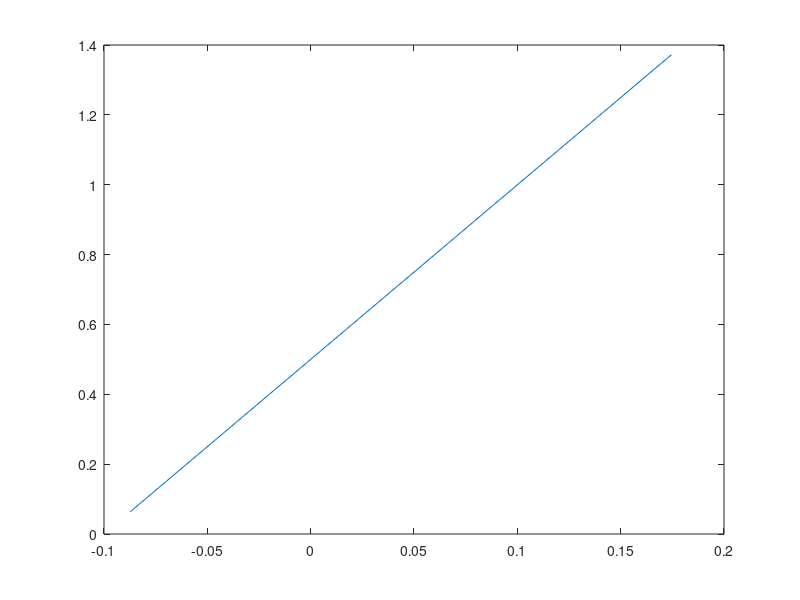

Here is the MATLAB script that generated this plot:
close all; clear; clc;
design_num=0;
rho_10k=0.001756; %density, 10k (slug/ft^3)
rho_SL=0.00238; %density, SL (slug/ft^3)
v_max_10k=180*5280/3600; %max velocity at 10k (fps)
v_min_10k=80*5280/3600; %min velocity at 10k (fps)
v_max_SL=150*5280/3600; %max velocity at SL (fps)
W_eng=3.5+0.15+0.29; %engine weight (lbf)
W_PL=7; %payload weight (lbf)
for ii=1:50000
    W_S=13+4.*rand; %wing loading from 13-17 (lbf/ft^2) 
    AR=3+6.*rand; %aspect ratio from 3-9, (unitless)
    S_w=7+2.*rand; %wing size from 7-9 (ft^2)
    S_ht=1+3.*rand; %horizontal tail size, 1-4 (ft^2)
    S_vt=1+3*rand; %vertical tail size (ft^2)
    b_v=1+3.*rand; %vertical tail size, 1-4 (ft^2)
    b_h=1.3+0.7*rand; %horizontal tail span (ft)
    W_fuel=0+20*rand; %fuel weight
    l_t=1+3.*rand; %distance from 1/4W to 1/4T (ft)
    L_fuse=4+2.*rand; %length of fuselage, 4-6 (ft)
    Wid_fuse=1+rand; %fuselage width, 1-2 (ft)
    D_fuse=1+rand; %fuselage depth, 1-2 (ft)
    W_tot=W_S*(S_ht+S_w); %total weight based on wing loading
    thicc=0.11+0.08*rand; %max thickness ratio
    t_HR=0.02+1.98*rand; %max tail root thickness (in)
    t_VR=3*rand;
    LF=1.2+0.4*rand; %load factor
    N=1.5*LF;%ultimate load factor
    lam_1_4=0; %wing quarter chord sweep (rad)
    c_r=1+4*rand; %chord root (ft)
    b_w=sqrt(AR*S_w);
    c_t=(2*S_w)/b_w-c_r;
    lam=c_t/c_r;
    W_wing = 96.948*((W_tot^N/10^5)^0.65*(AR/cos(lam_1_4))^.57*(S_w/100)^.61*...
        ((1+lam)/(2*thicc))^.36*(1+(v_max_SL*.592)/500)^.5)^.993; %Weight of the wing [lbs]
    W_fuse = 200*((W_tot^N/10^5)^.286*(L_fuse/10)^.857*...
        ((Wid_fuse+D_fuse)/10)*(v_max_SL*.592/100)^.338)^1.1;  %Weight of the fuselage [lbs]
    W_htail = 127*((W_tot^N/10^5)^.87*(S_ht/100)^1.2*...
        (l_t/10)^.483*(b_h/t_HR)^.5)^.458;  %Weight of Horizontal tail [lbs]
    W_vtail = 98.5*((W_tot^N/10^5)^.87*(S_vt/100)^1.2*...
        (b_v/t_VR)^.5)^.458; %Weight of Vertical tail [lbs]
    W_contsys= 1.08*W_tot^.7;  %Control sys weight [lbs]
    W_landgear = 5;
    W_buildup=W_wing+W_fuse+W_htail+W_vtail+W_fuel+W_eng+W_contsys+W_landgear+W_PL; 
    if abs(W_buildup-W_tot)<0.1 && l_t<L_fuse && lam>0
        design_num = design_num + 1;
        %If good, save the design in the struct array
        Good_designs(design_num).weight = W_buildup;
        Good_designs(design_num).S_w = S_w;
        Good_designs(design_num).b_w = b_w;  %Wingspan [ft]
        Good_designs(design_num).AR = AR;    %Aspect Ratio [-]
        Good_designs(design_num).lam = lam;   %Taper ratio [-]
        Good_designs(design_num).thicc = thicc;  %Maximum thickness ratio (Last 2 digits of NACA) [-]
        Good_designs(design_num).N = N;  %Ultimate load factor [-]
        Good_designs(design_num).L_fuse = L_fuse; %Length of fuselage [ft]
        Good_designs(design_num).Wid_fuse = Wid_fuse;  %Width of fuselage [ft]
        Good_designs(design_num).D_fuse= D_fuse; %Depth of fuselage [ft]
        Good_designs(design_num).S_ht = S_ht; %Horizontal tail surface area [ft^2]  (Might have to calculate this in while loop)
        Good_designs(design_num).l_t = l_t; %Distance from wing 1/4 MAC to tail 1/4 MAC [ft]
        Good_designs(design_num).b_h = b_h; %Horizontal tail span [ft]
        Good_designs(design_num).t_HR = t_HR; %Horizontal tail max root thickness [in]
        Good_designs(design_num).S_vt = S_vt; %Vertical tail surface area [ft^2]  (Might have to calculate this in while loop)
        Good_designs(design_num).b_v = b_v; %Vertical tail span [ft]
        Good_designs(design_num).t_VR = t_VR; %Vertical tail max root thickness [in]
        Good_designs(design_num).W_S = W_buildup/S_w;    %Wing Loading [lbs/ft^2]
        
     end % if (W_tot <= W_max)
    
end
%% Calculating 3-D lift coefficient with NACA 4412 airfoil
c_avg=0.5*(c_r+c_t); %average chord length (ft)
c_mgc=(2/3)*c_r*(1+lam+lam^2)/(1+lam); %mean geometric chord (ft)
c_mac=c_mgc;
y_mgc=(b_w/6)*(1+2*lam)/(1+lam); %y location of mgc (ft)
tan_LE=tan(lam_1_4)-0.5*c_r*(lam-1)/b_w;
lam_LE=atan(tan_LE)*180/pi; %leading edge angle (deg)
x_mgc=y_mgc*tan_LE; %x location of mgc (ft)
AR_vt=(b_v^2)/S_vt; %vertical tail AR (unitless)
C_lalpha=0.5/(5*pi/180); %estimating lift-curve slope for wing (1/rad)
kk=C_lalpha/(2*pi); %ratio between lift curve slope of wing and 2pi (ideal)
alpha_ZL=-5*pi/180; %Cl of wing for 2-d airfoil at alpha=0 (rad)
C_l0=-alpha_ZL*C_lalpha;% Cl0 of wing for 2-d airfoil (unitless)
M=180/734.5; %mach number, vmax @10k (mph/mph)
beta=(1-M^2)^0.5; %correction factor
C_Lalpha=(2*pi*AR)/(2+sqrt(((AR*beta)/kk)^2+4)); %3-d lift-curve slope for wing (unitless)
C_L0=-alpha_ZL*C_Lalpha; %3-d CL0 for wing (unitless)
C_L0_HT=C_L0; %3-d CL0 for tail (unitless)
C_L0_tot=C_L0+(S_ht/S_w)*C_L0_HT; %3-d CL total for wing + tail (unitless)
d_epsilon=(2*C_Lalpha)/(pi*AR); % downwash estimate (unitless)
C_Lalpha_tot=C_Lalpha+(S_ht/S_w)*C_Lalpha*(1-d_epsilon); %3-D lift curve total slope for wing and tail (1/rad)
alpha=(-5:10).*pi./180; %AoA (radians)
C_L_tot=C_L0_tot+C_Lalpha_tot.*alpha; %3-D lift coefficient for wing and tail (unitless)
figure
plot(alpha,C_L_tot)
